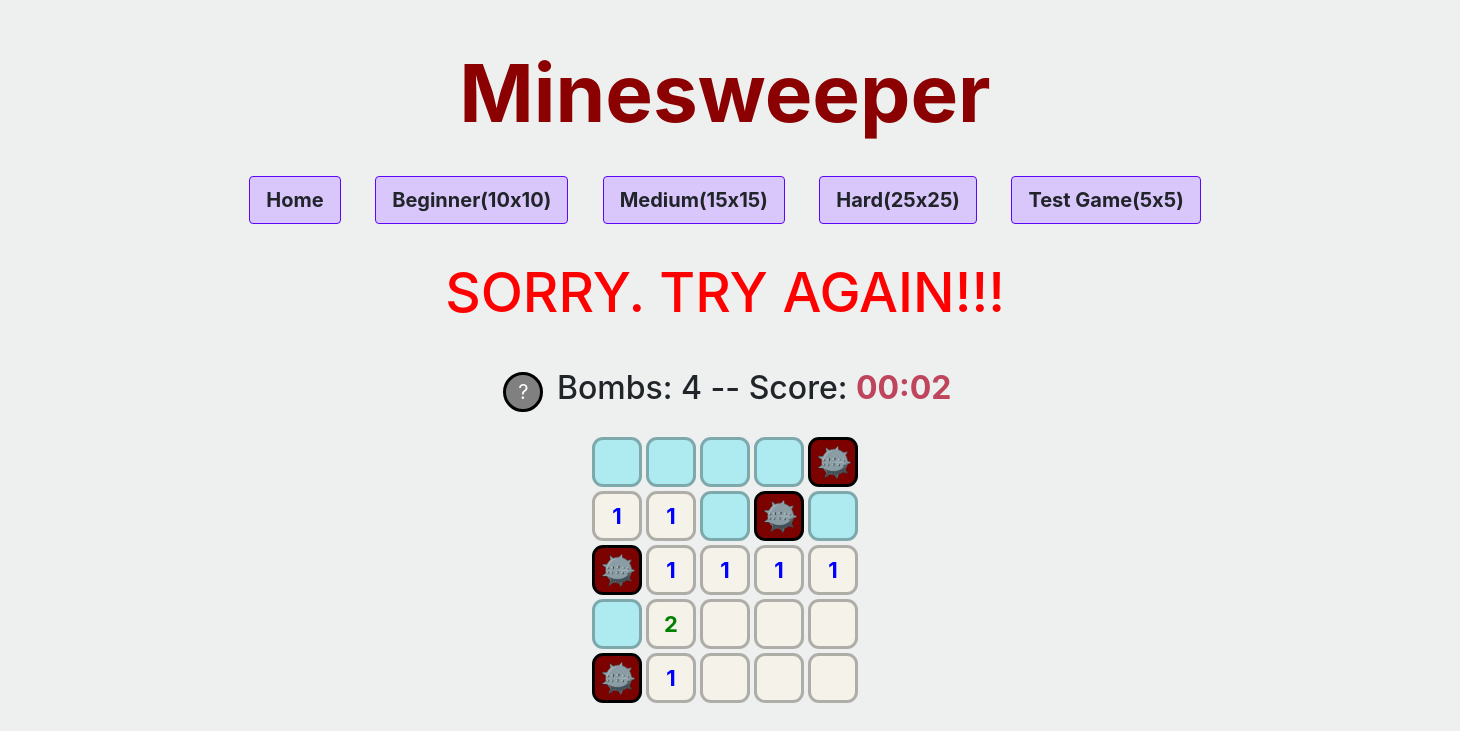
The page /refresh-game on the database its author committed.
### setup/models.py (models this page shows)
class GameInfo(db.Model):
    id = db.Column(db.Integer, primary_key=True)
    length = db.Column(db.Integer)
    updated_time = db.Column(db.Integer)
    game_over = db.Column(db.Integer, default=0)
    disabled_nodes = db.Column(MutableList.as_mutable(PickleType), default=[])
    start_time = db.Column(db.Float)
    leaderboard = db.Column(db.Integer, default=0)

class Nodes(db.Model):
    id = db.Column(db.Integer, primary_key=True)
    value = db.Column(db.Integer, default=0)
    status = db.Column(db.Integer, default=0)
    surrounding_nodes = db.Column(MutableList.as_mutable(PickleType), default=[0, 0, 0, 0, 0, 0, 0, 0])

### setup/features.py (the view)
@features.route('/refresh-game', methods=['POST', 'GET'])
def refresh_game():
    game = Nodes.query.all()
    flagged_nodes = len(Nodes.query.filter_by(status=3).all())
    game_info = GameInfo.query.filter_by(id=1).first()
    db.session.commit()
    return render_template('start.html', game=game, game_info=game_info, flagged_nodes=flagged_nodes)

### setup/templates/start.html (shortened to what this page needs)
<!DOCTYPE html>
<html id="test" lang="en">
<head>
    <link
      rel="stylesheet"
      href="https://stackpath.bootstrapcdn.com/bootstrap/4.4.1/css/bootstrap.min.css"
    />
    <link rel="stylesheet" href="{{ url_for('static', filename='style.css') }}">
</head>
<body id="refresh_game" onload="update_time({{ game_time }})">
<div id="game_align_center">
    <h1 class="title">Minesweeper</h1>
    <div style="margin: 20px;">
        {% if not leaderboard %}
            <form action="{{ url_for('features.start') }}" method="GET" style="display: inline;">
                <button type="submit" class="btn">Home</button>
            </form>
        {% endif %}
        <form action="{{ url_for('features.set_game_grid', length=10) }}" method="GET" style="display: inline;">
            <button type="submit" class="btn">Beginner(10x10)</button>
        </form>
        <form action="{{ url_for('features.set_game_grid', length=15) }}" method="GET" style="display: inline;">
            <button type="submit" class="btn">Medium(15x15)</button>
        </form>
        <form action="{{ url_for('features.set_game_grid', length=25) }}" method="GET" style="display: inline;">
            <button type="submit" class="btn">Hard(25x25)</button>
        </form>
        <form action="{{ url_for('features.set_game_grid', length=5) }}" method="GET" style="display: inline;">
            <button type="submit" class="btn">Test Game(5x5)</button>
        </form>
    </div>
    <h1 align="center" class="{{ display }}" id="game_over">{{ message }}</h1>
    {% if game %}
        {% set minutes = (game_info.updated_time / 60)|int %}
        {% set seconds = game_info.updated_time % 60 %}
        <h2>
            <button type="" class="help" onclick="help()">?</button>
            {% if game_info.game_over == -1 %}
                Bombs: {{ (0.15 * game_info.length * game_info.length)|round|int }}  --
            {% else %}
                Bombs: {{ (0.15 * game_info.length * game_info.length)|round|int - flagged_nodes }}  --
            {% endif %}
            Score: <b id="time"><span id="minutes">{{ "%02d" % minutes }}</span>:<span id="seconds">{{ "%02d" % seconds }}</span></b>
        </h2>
        <div class="center_games">
            {% for node in game %}
                {% if node.value == 1 %}
                    {% set node_value_color = 'one' %}
                {% elif node.value == 2 %}
                    {% set node_value_color = 'two' %}
                {% elif node.value == 3 %}
                    {% set node_value_color = 'three' %}
                {% elif node.value == 4 %}
                    {% set node_value_color = 'four' %}
                {% elif node.value == 5 %}
                    {% set node_value_color = 'five' %}
                {% elif node.value == 6 %}
                    {% set node_value_color = 'six' %}
                {% elif node.value == 7 %}
                    {% set node_value_color = 'seven' %}
                {% elif node.value == 8 %}
                    {% set node_value_color = 'eight' %}
                {% endif %}
                {% if node.status == 0 %}
                    {% set display = 'grid inactive' %}
                {% elif node.status == 1 %}
                    {% set display = 'grid active' %}
                {% elif node.status == 2 %}
                    {% set display = 'grid active_mine' %}
                {% elif node.status == 3 %}
                    {% set display = 'grid flagged_node' %}
                <!-- status 4: if a player flagged a node wrong then they get a penalty and the node is turned
                     purple. The player can click on it to make it active or click the base to make it active-->
                {% elif node.status == 4 %}
                    {% set display = 'grid wrongly_flagged_node' %}
                {% endif %}
                {% if game_info.game_over != 0 %}
                    {% set disabled_tag_id = node.id %}
                    <button class="{{ display }}" id="{{ disabled_tag_id }}" disabled>
                        {% if display == 'grid inactive' or (node.value == 0 and node.status == 1) %}
                            <span class="hide">{{ node.value }}</span>
                        {% elif display == 'grid wrongly_flagged_node' %}
                            <img align="center" src="{{ url_for('features.send_image', filename='skull.png') }}" height="30px" width="30px">
                        {% elif display == 'grid flagged_node' %}
                            <img align="center" src="{{ url_for('features.send_image', filename='flag.png') }}" height="35px" width="35px">
                        {% elif node.value == -1 %}
                            <img align="center" src="{{ url_for('features.send_image', filename='mine_img.png') }}" height="35px" width="35px">
                        {% else %}
                            <span class="{{ node_value_color }}">{{ node.value }}</span>
                        {% endif %}
                    </button>
                {% endif %}
            {% endfor %}
        </div>
    {% endif %}
</div>
</body>
</html>

### setup/static/style.css (style rules this page uses)
.grid { cursor: pointer; border: solid; height: 50px; width: 50px; font-weight: bold; font-size: 22px; margin: 2px 2px; border-radius: 11px; float: left; }
.inactive { background-color: #adebf0; }
.active { background-color: #f5f2e9; }
.active_mine { background-color: #7c0200; color: white; border-color: black; }
body { padding: 45px; background-color: #EDF0EF; width: 1450px; }
.btn { background-color: #D9C7FC; padding: 8px 16px; font-size: 14px; border: none; cursor: pointer; margin: 15px; border: solid; border-width: 1px; border-color: #5B08FC; font-weight: bold; font-size: 20px }
.game_lost { font-size: 55px; color: red; }
.title { font-size: 80px; color: darkred; font-weight: bold; }
.center_games { margin: auto; display: inline-block }
#time { color: #bf455d; }
.one { color: blue; }
.two { color: green; }
#game_align_center { text-align: center; }
.help { background-color: gray; color: white; border: solid; border-color: black; border-radius: 50%; width: 40px; height: 40px; align-text: center; font-size: 20px; margin: 15px 5px; }

### rows shown on the page
GameInfo: (0.15*game_info.length*game_info.length)|round|int "4"
Nodes: value -1 (drawn)
Nodes: value "1"
Nodes: value "1"
Nodes: value -1 (drawn)
Nodes: value -1 (drawn)
Nodes: value "1"
Nodes: value "1"
Nodes: value "1"
Nodes: value "1"
Nodes: value "2"
Nodes: value -1 (drawn)
Nodes: value "1"

### other values the page prints
{{ message }} "SORRY. TRY AGAIN!!!"
{{ "%02d" % minutes }} "00"
{{ "%02d" % seconds }} "02"
